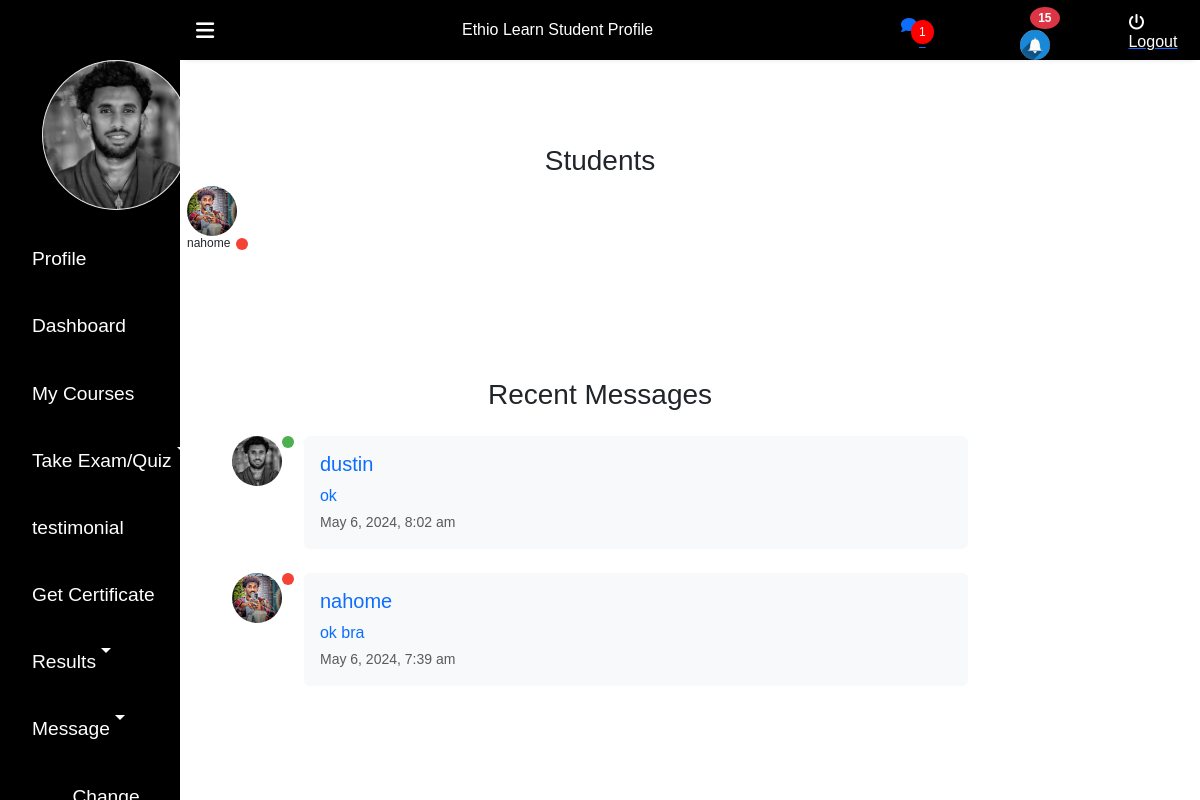
The app's page /Users/inbox_student.php (signed in) with its own data.
### tables this page shows
CREATE TABLE `students` (
  `stu_id` int(11) NOT NULL,
  `stu_name` varchar(255) DEFAULT NULL,
  `stu_email` varchar(255) DEFAULT NULL,
  `stu_pass` varchar(255) DEFAULT NULL,
  `stu_occ` varchar(255) DEFAULT NULL,
  `stu_img` text DEFAULT NULL,
  `email_verified` tinyint(1) DEFAULT 0,
  `online_status` enum('online','offline') NOT NULL DEFAULT 'offline',
  `otp` varchar(6) DEFAULT NULL,
  `otp_expiry` datetime DEFAULT NULL,
  `reset_token` varchar(255) DEFAULT NULL,
  `reset_expiry` datetime DEFAULT NULL
);

CREATE TABLE `message` (
  `message_id` int(11) NOT NULL,
  `sender_id` int(11) NOT NULL,
  `sender_type` enum('admin','student','lecturer') NOT NULL,
  `receiver_id` int(11) NOT NULL,
  `receiver_type` enum('admin','student','lecturer') NOT NULL,
  `subject` varchar(255) NOT NULL,
  `content` text NOT NULL,
  `sent_at` timestamp NOT NULL DEFAULT current_timestamp(),
  `is_read` tinyint(1) DEFAULT 0,
  `parent_id` int(11) DEFAULT NULL
);

### Users/check_new_message.php (called while the page is built, shortened)
<?php
if (isset($_SESSION['stu_id'])) {
    include_once("../DB_Files/db.php");
    $student_id = $_SESSION['stu_id'];
    $sql = "SELECT COUNT(*) AS new_messages
            FROM message
            WHERE receiver_id = ? AND receiver_type = 'student' AND is_read = 0";
    $stmt = $conn->prepare($sql);
    $stmt->bind_param("i", $student_id);
    $stmt->execute();
    $result = $stmt->get_result();
    $row = $result->fetch_assoc();
    $new_messages_count = $row['new_messages'];
} else {
}
?>

### Users/fetch_notification_count.php (called while the page is built, shortened)
<?php
include_once("../DB_Files/db.php");
function fetchNewNotificationsCount($conn) {
    $stu_id = $_SESSION['stu_id'];
    $sql = "SELECT COUNT(*) as count FROM notifications WHERE stu_id = ? AND is_read = 0";
    $stmt = $conn->prepare($sql);
    if ($stmt) {
        $stmt->bind_param("i", $stu_id);
        $stmt->execute();
        $result = $stmt->get_result();
        $row = $result->fetch_assoc();
        $count = $row['count'];
        return $count;
    }
    return 0;
}
$notificationCount = fetchNewNotificationsCount($conn);
?>

### Users/inbox_student.php (the view, shortened to what this page needs)
<?php
include_once("../DB_Files/db.php");
include_once("ProfileHeader.php");
if (isset($_SESSION['stu_id'])) {
    $student_id = $_SESSION['stu_id'];
    $sql_students = "SELECT DISTINCT s.stu_id AS user_id, s.stu_img AS profile_pic, s.stu_name AS sender_name, s.online_status
                     FROM students s
                     INNER JOIN courseorder co ON s.stu_id = co.stu_id
                     INNER JOIN course c ON co.course_id = c.course_id
                     WHERE c.course_id IN (
                         SELECT course_id
                         FROM courseorder
                         WHERE stu_id = ?
                     ) AND s.stu_id <> ?";
    $stmt_students = $conn->prepare($sql_students);
    $stmt_students->bind_param("ii", $student_id, $student_id);
    $stmt_students->execute();
    $result_students = $stmt_students->get_result();
    ?>
    <div class="container mt-5" style="padding: 6%;">
        <h3 class="text-center">Students</h3>
        <div class="row mt-9 overflow-auto">
            <?php if ($result_students->num_rows > 0) { ?>
                <?php while ($row_student = $result_students->fetch_assoc()) { ?>
                    <div class="col-1">
                        <div class="media position-relative">
                            <img src="<?php echo $row_student['profile_pic']; ?>" class="mr-2 rounded-circle" alt="Profile Pic" style="width: 50px; height: 50px;">
                            <div class="media-body">
                                <div class="">
                                    <h6 class="" style="font-size: 12px;"><?php echo $row_student['sender_name']; ?></h6>
                                    <?php if ($row_student['online_status'] === 'online') { ?>
                                        <div class="dot-student dot-online"></div>
                                    <?php } else { ?>
                                        <div class="dot-student dot-offline"></div>
                                    <?php } ?>
                                </div>
                            </div>
                        </div>
                    </div>
                <?php } ?>
            <?php } else { ?>
                <div class="alert alert-warning" role="alert">
                    No students found
                </div>
            <?php } ?>
        </div>
    </div>
    <div class="container mt-5">
        <h3 class="text-center">Recent Messages</h3>
        <div class="row mt-4">
            <div class="col-md-8 offset-md-2">
                <?php
                $sql_recent_messages = "SELECT message.*,
                                               CASE
                                                   WHEN message.sender_type = 'student' THEN students.stu_img
                                                   WHEN message.sender_type = 'lecturer' THEN lectures.l_img
                                                   WHEN message.sender_type = 'admin' THEN '/path/to/admin/image.jpg'
                                               END AS profile_pic,
                                               CASE
                                                   WHEN message.sender_type = 'student' THEN students.stu_name
                                                   WHEN message.sender_type = 'lecturer' THEN lectures.l_name
                                                   WHEN message.sender_type = 'admin' THEN 'Admin'
                                               END AS sender_name,
                                               CASE
                                                   WHEN message.sender_type = 'student' THEN students.online_status
                                                   WHEN message.sender_type = 'lecturer' THEN lectures.online_status
                                                   WHEN message.sender_type = 'admin' THEN 'online' -- Assume admins are always online
                                               END AS online_status
                                        FROM (
                                            SELECT MAX(sent_at) AS max_sent_at, sender_id
                                            FROM message
                                            WHERE receiver_id = ? AND receiver_type = 'student'
                                            GROUP BY sender_id
                                        ) AS latest
                                        LEFT JOIN message ON latest.sender_id = message.sender_id AND latest.max_sent_at = message.sent_at
                                        LEFT JOIN students ON message.sender_id = students.stu_id AND message.sender_type = 'student'
                                        LEFT JOIN lectures ON message.sender_id = lectures.l_id AND message.sender_type = 'lecturer'
                                        ORDER BY message.sent_at DESC";
                $stmt_recent_messages = $conn->prepare($sql_recent_messages);
                $stmt_recent_messages->bind_param("i", $student_id);
                $stmt_recent_messages->execute();
                $result_recent_messages = $stmt_recent_messages->get_result();
                if ($result_recent_messages->num_rows > 0) {
                    while ($row_recent_message = $result_recent_messages->fetch_assoc()) {
                ?>
                        <a href="inbox_detail_student.php?id=<?php echo $row_recent_message['message_id']; ?>" class="text-decoration-none">
                            <div class="media mb-4">
                                <div class="message-body">
                                    <img src="<?php echo $row_recent_message['profile_pic']; ?>" class="mr-3 rounded-circle" alt="Profile Pic" style="width: 50px; height: 50px;">
                                    <?php if ($row_recent_message['online_status'] === 'online') { ?>
                                        <div class="dot dot-message dot-online"></div>
                                    <?php } else { ?>
                                        <div class="dot dot-message dot-offline"></div>
                                    <?php } ?>
                                    <div class="bg-light rounded p-3 message-body-content">
                                        <h5 class="mt-0"><?php echo $row_recent_message['sender_name']; ?></h5>
                                        <p class="mb-1"><?php echo $row_recent_message['content']; ?></p>
                                        <small class="text-muted"><?php echo date("M j, Y, g:i a", strtotime($row_recent_message['sent_at'])); ?></small>
                                    </div>
                                </div>
                            </div>
                        </a>
                <?php
                    }
                } else {
                ?>
                    <div class="alert alert-warning" role="alert">
                        No messages found
                    </div>
                <?php } ?>
            </div>
        </div>
    </div>
<?php
} else {
    header("Location: login.php");
    exit();
}
?>

### Users/ProfileHeader.php (shortened to what this page needs)
<?php
include_once("../DB_Files/db.php");
include_once("fetch_notification_count.php");
$stu_email = $_SESSION['stu_email'];
if (isset($stu_email)) {
    $sql = "SELECT stu_img FROM students WHERE stu_email='$stu_email'";
    $result = $conn->query($sql);
    $row = $result->fetch_assoc();
    $stu_img = $row['stu_img'];
}
?>
<!DOCTYPE html>
<html lang="en">
<head>
    <link rel="stylesheet" href="/ethiolearn/Users/CSS/style.css">
    <link rel="stylesheet" href="/ethiolearn/Font awesome/webfonts/all.min.css">
    <link rel="stylesheet" href="/ethiolearn/bootstrap/css/bootstrap.min.css">
</head>
<body>
    <div class="sidebar">
        <div class="side-header"></div>
        <div class="side-content">
            <div class="side-menu">
                <ul>
                    <li class="nav-item mb-3">
                        <img src="<?php echo $stu_img ?>" alt="" class="img-thumbnail rounded-circle" style="margin-left: 10px; height:150px; width:150px; padding:0px;">
                    </li>
                    <li class="nav-item">
                        <a href="Profile.php" class="nav-link">
                            <i class="uil uil-user-square"></i> Profile
                        </a>
                    </li>
                    <li class="nav-item">
                        <a href="dashbord.php" class="nav-link">
                            <i class="uil uil-user-square"></i> Dashboard
                        </a>
                    </li>
                    <li class="nav-item">
                        <a href="MyCourse.php" class="nav-link">
                            <i class="uil uil-book"></i> My Courses
                        </a>
                    </li>
                    <li class="nav-item dropdown">
    <a class="nav-link dropdown-toggle" href="#" id="navbarDropdown" role="button" aria-haspopup="true" aria-expanded="false">
        <i class="uil uil-clipboard-alt"></i> Take Exam/Quiz
    </a>
</li>
                    <li class="nav-item">
                        <a href="add_testimonial.php" class="nav-link">
                            <i class="uil uil-feedback"></i> testimonial
                        </a>
                    </li>
                    <li class="nav-item">
                        <a href="getCertificate.php" class="nav-link">
                            <i class="uil uil-award"></i> Get Certificate
                        </a>
                    </li>
                    <li class="nav-item dropdown">
    <a class="nav-link dropdown-toggle" href="#" id="messageDropdown" role="button" aria-haspopup="true" aria-expanded="false">
        <i class="uil uil-message"></i> Results
    </a>
</li>
                    <li class="nav-item dropdown">
    <a class="nav-link dropdown-toggle" href="#" id="messageDropdown" role="button" aria-haspopup="true" aria-expanded="false">
        <i class="uil uil-message"></i> Message
    </a>
</li>
                    <li class="nav-item">
                        <a href="verifyreast.php" class="nav-link">
                        </a>
                    </li>
            <?php
            include_once("check_new_message.php");
            ?>
    </ul>
            </div>
        </div>
    </div>
    <div class="main-content">
        <header>
            <div class="header-content">
                <label for="menu-toggle">
                    <span class="fas fa-bars"></span>
                </label>
                <a class="navbar-brand" href="/ethiolearn/index.php">Ethio Learn <span style="font-size: 1rem;">Student Profile</span></a>
                <div class="header-menu">
                    <a href="inbox_detail_student.php?stu_id=<?php echo $_SESSION['stu_id']; ?>" class="notificationn-icon">
                        <span class="badgee" style="width: 30px; height: auto; margin-right: 18px; border-radius: 50%;"><?php echo $new_messages_count; ?></span>
                    </a>
                    <a class="nav-link notification-icon" href="notification.php">
                        <span class="badge bg-danger" style="width: 30px; height: auto; margin-right: 18px; border-radius: 50%;"><?php echo $notificationCount; ?></span>
                        <img src="Img/notification.png" alt="Notification" style="width: 30px; height: auto; margin-right: 18px; border-radius: 50%;">
                    </a>
                    <div class="user">
                        <span class="fas fa-power-off"></span>
                        <a href="Logout.php"><span style="color:white">Logout</span></a>
                    </div>
                </div>
            </div>
        </header>
    </div>
</body>
</html>

### Users/CSS/style.css (style rules this page uses)
* { margin: 0; padding: 0; text-decoration: none; list-style-type: none; box-sizing: border-box; font-family: 'Merriweather', sans-serif; }
.sidebar { position: fixed; height: 100%; width: 15%; left: 0; bottom: 0; top: 0; z-index: 100; background:black; transition: left 300ms; }
.side-header { box-shadow: 0px 5px 5px -5px rgb(0 0 0 /10%); background: var(--main-color); height: 60px; display: flex; justify-content: center; align-items: center; }
.side-content { height: calc(100vh - 60px); overflow: auto; }
.side-menu ul { text-align: center; color:white }
.side-menu a { display: flex; padding: 1.2rem 0rem; text-decoration: none; font-size: 1.2rem; }
.main-content { margin-left: 165px; width: calc(100% - 165px); transition: margin-left 300ms; }
header { position: fixed; right: 0; top: 0; left: 15%; z-index: 100; height: 60px; box-shadow: 0px 5px 5px -5px rgb(0 0 0 /10%); background:black; transition: left 300ms; color:white }
.header-content, .header-menu { display: flex; align-items: center; }
.header-content { justify-content: space-between; padding: 0rem 1rem; }
.header-content label:first-child span { font-size: 1.3rem; }
.header-content label { cursor: pointer; }
.header-menu { justify-content: flex-end; padding-top: .5rem; }
body { top: 0px !important; }

### Users/ProfileHeader.php (style rules this page uses)
.badge { position: relative; top: -1px; right: -10px; background-color: red; color: white; border-radius: 50%; padding: 5px 8px; font-size: 12px; width: 105px; text-align: center; z-index: 1; }
.notification-icon { position: relative; padding-right: 10%; }
.badgee { position: relative; top: -10px; right: -10px; background-color: red; color: white; border-radius: 50%; padding: 5px 8px; font-size: 12px; min-width: 15px; text-align: center; z-index: 1; }
.notificationn-icon { position: relative; padding-right: 10%; }
body { top: 0px !important; }

### Users/inbox_student.php (style rules this page uses)
.dot-student { position: absolute; bottom: 0; right: 0; width: 12px; height: 12px; border-radius: 50%; }
.dot-online { background-color: #4CAF50; }
.dot-offline { background-color: #f44336; }
.dot-message { margin-right: 10px; width: 12px; height: 12px; border-radius: 50%; }
.message-body { display: flex; align-items: left; }
.message-body-content { width: calc(100% - 70px); }

### records on screen
students: stu_img (picture)
students: stu_img (picture), stu_name "nahome"
message: shows a picture, sender_name "dustin", content "ok", sent_at "May 6, 2024, 8:02 am"
message: shows a picture, sender_name "nahome", content "ok bra", sent_at "May 6, 2024, 7:39 am"

### other values on screen
$new_messages_count "1"
$notificationCount "15"
